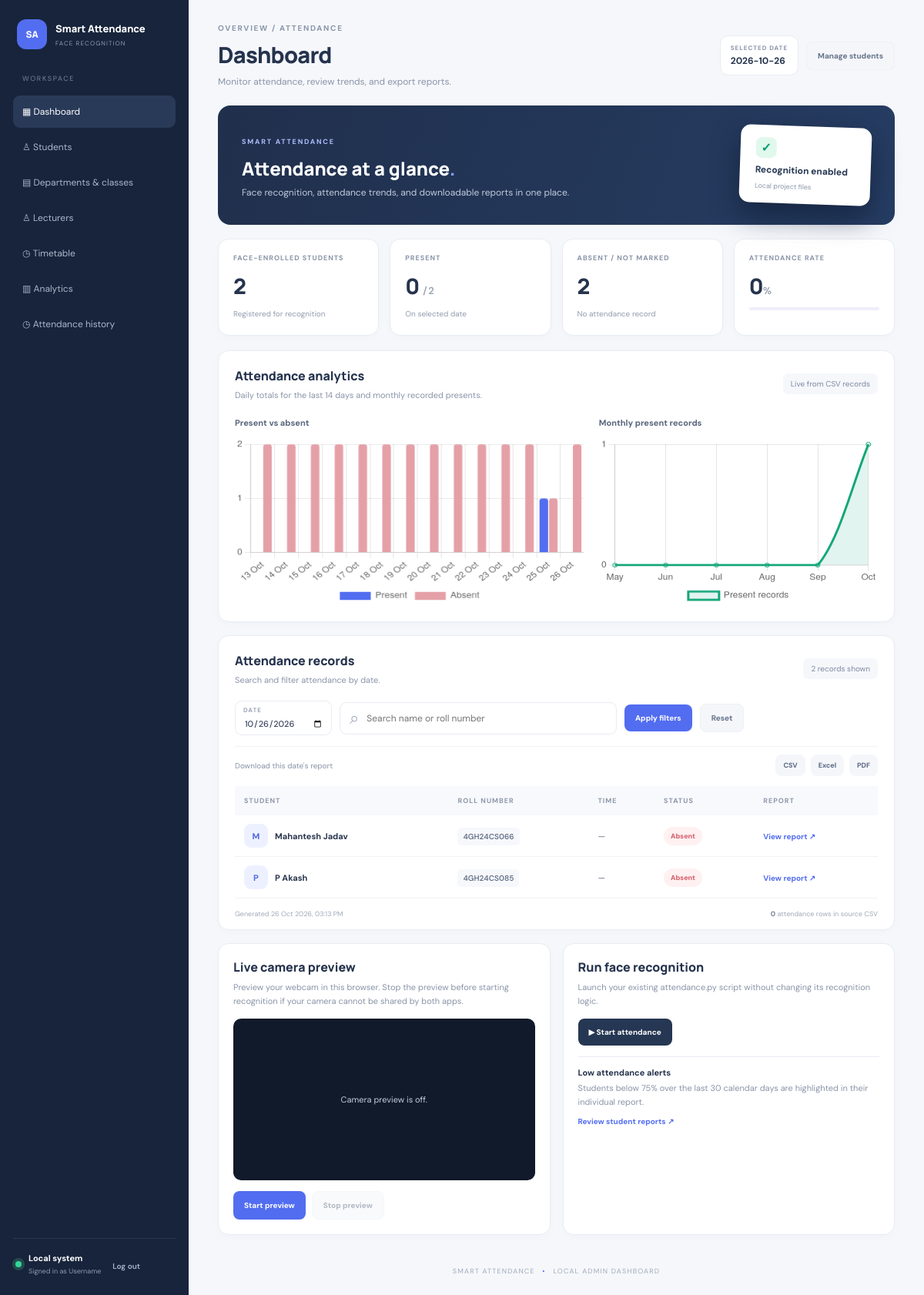
The page / (signed in) on the database its author committed.
### tables this page shows
CREATE TABLE users (
            id INTEGER PRIMARY KEY AUTOINCREMENT, username TEXT NOT NULL UNIQUE,
            password_hash TEXT NOT NULL, role TEXT NOT NULL CHECK(role IN ('hod','lecturer')),
            display_name TEXT NOT NULL, is_active INTEGER NOT NULL DEFAULT 1,
            created_at TEXT NOT NULL);

CREATE TABLE student_overrides (
            roll TEXT PRIMARY KEY, display_name TEXT NOT NULL, updated_at TEXT NOT NULL);

### app.py (the view)
@app.route("/")
@role_required("hod")
def index():
    selected_date = request.args.get("date", date.today().isoformat())
    try:
        datetime.strptime(selected_date, "%Y-%m-%d")
    except ValueError:
        selected_date = date.today().isoformat()
    search = request.args.get("q", "").strip()
    data = dashboard_data(selected_date, search)
    return render_template("dashboard.html", data=data, selected_date=selected_date, search=search,
                           today=date.today().isoformat(), generated_at=datetime.now().strftime("%d %b %Y, %I:%M %p"),
                           admin_user=session.get("username", "hod"), display_name=session.get("display_name", "HOD"))

### app.py (called while the page is built, shortened)
@contextmanager
def db():
    conn = sqlite3.connect(DASHBOARD_DB, timeout=10)
    conn.row_factory = sqlite3.Row
    conn.execute("PRAGMA foreign_keys = ON")
    try:
        yield conn
        conn.commit()
    except Exception:
        conn.rollback()
        raise
    finally:
        conn.close()

def login_required(fn):
    @wraps(fn)
    def wrapped(*args, **kwargs):
        if not session.get("user_id"):
            return redirect(url_for("login", next=request.path))
        with db() as conn:
            user = conn.execute("SELECT id, username, role, display_name, is_active FROM users WHERE id=?",
                                (session["user_id"],)).fetchone()
        if not user or not user["is_active"]:
            session.clear()
            return redirect(url_for("login"))
        return fn(*args, **kwargs)
    return wrapped

def role_required(*roles):
    def decorator(fn):
        @wraps(fn)
        @login_required
        def wrapped(*args, **kwargs):
            if session.get("role") not in roles:
                return render_template("forbidden.html"), 403
            return fn(*args, **kwargs)
        return wrapped
    return decorator

def attendance_file(day_text):
    try:
        datetime.strptime(day_text, "%Y-%m-%d")
    except (TypeError, ValueError):
        day_text = date.today().isoformat()
    return ATTENDANCE_DIR / f"attendance_{day_text}.csv"

def load_attendance(day_text):
    records = {}
    path = attendance_file(day_text)
    try:
        with db() as conn:
            rows = conn.execute("""SELECT r.roll,r.student_name,r.status,r.marked_at
                FROM attendance_records r JOIN attendance_sessions a ON a.id=r.session_id
                WHERE a.session_date=? ORDER BY r.marked_at""", (day_text,)).fetchall()
        for row in rows:
            records[row["roll"]] = {"roll": row["roll"], "name": row["student_name"],
                                    "time": row["marked_at"], "status": row["status"]}
    except sqlite3.Error:
        pass
    return records

### templates/dashboard.html (shortened to what this page needs)
<!doctype html>
<html lang="en"><head><meta charset="utf-8"><meta name="viewport" content="width=device-width,initial-scale=1">
<title>Smart Attendance | Dashboard</title><link rel="stylesheet" href="{{ url_for('static', filename='style.css') }}">
<script src="https://cdn.jsdelivr.net/npm/chart.js"></script></head><body>
<div class="layout"><aside class="sidebar"><div class="brand"><span class="brand-icon">SA</span><div><b>Smart Attendance</b><small>FACE RECOGNITION</small></div></div>
<nav><span class="nav-label">WORKSPACE</span><a class="active" href="{{ url_for('index') }}">▦ Dashboard</a><a href="{{ url_for('students_page') }}">♙ Students</a><a href="{{ url_for('department_management') }}">▤ Departments & classes</a><a href="{{ url_for('lecturers_page') }}">♙ Lecturers</a><a href="{{ url_for('timetable_page') }}">◷ Timetable</a><a href="#analytics">▥ Analytics</a><a href="#attendance-table">◷ Attendance history</a></nav>
<div class="side-bottom"><span class="online"></span><div><b>Local system</b><small>Signed in as {{ admin_user }}</small></div><form method="post" action="{{ url_for('logout') }}"><button class="logout" type="submit">Log out</button></form></div></aside>
<main class="main"><header class="topbar"><div><div class="eyebrow">OVERVIEW / ATTENDANCE</div><h1>Dashboard</h1><p>Monitor attendance, review trends, and export reports.</p></div><div class="top-actions"><div class="date-badge"><small>SELECTED DATE</small><b>{{ selected_date }}</b></div><a class="button ghost" href="{{ url_for('students_page') }}">Manage students</a></div></header>
<section class="hero"><div><span class="tag">SMART ATTENDANCE</span><h2>Attendance at a glance<span>.</span></h2><p>Face recognition, attendance trends, and downloadable reports in one place.</p></div><div class="hero-art"><div class="hero-check">✓</div><b>Recognition enabled</b><small>Local project files</small></div></section>
<section class="stats"><article class="stat"><label>FACE-ENROLLED STUDENTS</label><strong>{{ data.total }}</strong><small>Registered for recognition</small></article><article class="stat"><label>PRESENT</label><strong>{{ data.present }} <em>/ {{ data.total }}</em></strong><small>On selected date</small></article><article class="stat"><label>ABSENT / NOT MARKED</label><strong>{{ data.absent }}</strong><small>No attendance record</small></article><article class="stat"><label>ATTENDANCE RATE</label><strong>{{ data.rate }}<em>%</em></strong><div class="progress"><span style="width:{{ data.rate }}%"></span></div></article></section>
<section class="panel" id="analytics"><div class="panel-head"><div><h3>Attendance analytics</h3><p>Daily totals for the last 14 days and monthly recorded presents.</p></div><span class="pill">Live from CSV records</span></div><div class="charts"><div class="chart-box"><h4>Present vs absent</h4><canvas id="dailyChart"></canvas></div><div class="chart-box"><h4>Monthly present records</h4><canvas id="monthlyChart"></canvas></div></div></section>
<section class="panel" id="attendance-table"><div class="panel-head"><div><h3>Attendance records</h3><p>Search and filter attendance by date.</p></div><span class="pill">{{ data.rows|length }} records shown</span></div>
<form class="toolbar" method="get" action="{{ url_for('index') }}"><label class="field"><small>DATE</small><input type="date" name="date" value="{{ selected_date }}"></label><label class="search"><span>⌕</span><input type="search" name="q" value="{{ search }}" placeholder="Search name or roll number"></label><button class="button primary">Apply filters</button><a class="button ghost" href="{{ url_for('index') }}">Reset</a></form>
<div class="export-row"><span>Download this date's report</span><div><a class="button small" href="{{ url_for('export_csv', date=selected_date, q=search) }}">CSV</a><a class="button small" href="{{ url_for('export_excel', date=selected_date, q=search) }}">Excel</a><a class="button small" href="{{ url_for('export_pdf', date=selected_date, q=search) }}">PDF</a></div></div>
<div class="table-wrap"><table><thead><tr><th>STUDENT</th><th>ROLL NUMBER</th><th>TIME</th><th>STATUS</th><th>REPORT</th></tr></thead><tbody>
{% for row in data.rows %}<tr><td><div class="student"><span class="initial">{{ row.name[:1]|upper }}</span><div><b>{{ row.name }}</b>{% if not row.enrolled %}<small>Pending face enrollment</small>{% endif %}</div></div></td><td><code>{{ row.roll }}</code></td><td>{{ row.time }}</td><td><span class="status {{ 'present' if row.status|lower == 'present' else ('pending' if row.status == 'Pending enrollment' else 'absent') }}">{{ row.status }}</span></td><td><a class="text-link" href="{{ url_for('student_report', roll=row.roll) }}">View report ↗</a></td></tr>
{% else %}<tr><td colspan="5" class="empty">No students match this search.</td></tr>{% endfor %}</tbody></table></div><div class="table-foot"><span>Generated {{ generated_at }}</span><span><b>{{ data.attendance_count }}</b> attendance rows in source CSV</span></div></section>
<section class="bottom-grid"><div class="panel mini"><div><h3>Live camera preview</h3><p>Preview your webcam in this browser. Stop the preview before starting recognition if your camera cannot be shared by both apps.</p></div><div class="camera-area"><video id="cameraPreview" autoplay playsinline muted></video><div id="cameraMessage" class="camera-message">Camera preview is off.</div></div><div class="button-row"><button class="button primary" id="startCamera" type="button">Start preview</button><button class="button ghost" id="stopCamera" type="button" disabled>Stop preview</button></div></div>
<div class="panel mini"><div><h3>Run face recognition</h3><p>Launch your existing attendance.py script without changing its recognition logic.</p></div><form method="post" action="{{ url_for('start_attendance') }}"><input type="hidden" name="date" value="{{ selected_date }}"><button class="button dark">▶ Start attendance</button></form><div class="alert-note"><b>Low attendance alerts</b><p>Students below 75% over the last 30 calendar days are highlighted in their individual report.</p><a class="text-link" href="{{ url_for('students_page') }}">Review student reports ↗</a></div></div></section>
<footer>SMART ATTENDANCE <span>•</span> LOCAL ADMIN DASHBOARD</footer></main></div>
<script>
fetch("{{ url_for('analytics_api') }}").then(r=>r.json()).then(data=>{
 const daily=document.getElementById('dailyChart');
 new Chart(daily,{type:'bar',data:{labels:data.daily.map(x=>x.date),datasets:[{label:'Present',data:data.daily.map(x=>x.present),backgroundColor:'#526df0',borderRadius:4},{label:'Absent',data:data.daily.map(x=>x.absent),backgroundColor:'#e5a0a7',borderRadius:4}]},options:{responsive:true,maintainAspectRatio:false,plugins:{legend:{position:'bottom'}},scales:{y:{beginAtZero:true,ticks:{precision:0}}}}});
 new Chart(document.getElementById('monthlyChart'),{type:'line',data:{labels:data.monthly_labels,datasets:[{label:'Present records',data:data.monthly_present,borderColor:'#13a678',backgroundColor:'rgba(19,166,120,.12)',fill:true,tension:.3,pointRadius:3}]},options:{responsive:true,maintainAspectRatio:false,plugins:{legend:{position:'bottom'}},scales:{y:{beginAtZero:true,ticks:{precision:0}}}}});
}).catch(()=>{document.querySelectorAll('.chart-box').forEach(x=>x.insertAdjacentHTML('beforeend','<p class="muted">Charts could not load. Check internet access for the chart library.</p>'))});
let stream=null;const video=document.getElementById('cameraPreview'),msg=document.getElementById('cameraMessage');
document.getElementById('startCamera').addEventListener('click',async()=>{try{stream=await navigator.mediaDevices.getUserMedia({video:true,audio:false});video.srcObject=stream;video.style.display='block';msg.style.display='none';document.getElementById('stopCamera').disabled=false;document.getElementById('startCamera').disabled=true;}catch(e){msg.style.display='block';msg.textContent='Camera unavailable: allow camera permission and close other apps using it.';}});
document.getElementById('stopCamera').addEventListener('click',()=>{if(stream)stream.getTracks().forEach(t=>t.stop());stream=null;video.srcObject=null;video.style.display='none';msg.style.display='block';msg.textContent='Camera preview is off.';document.getElementById('stopCamera').disabled=true;document.getElementById('startCamera').disabled=false;});
</script></body></html>

### rows shown on the page
users: username "Username"
student_overrides: display_name "M", name "Mahantesh Jadav", roll "4GH24CS066", time "—", status "Absent"
student_overrides: display_name "P", name "P Akash", roll "4GH24CS085", time "—", status "Absent"

### other values the page prints
{{ selected_date }} "2026-10-26"
{{ data.total }} "2"
{{ data.present }} "0"
{{ data.absent }} "2"
{{ data.rate }} "0"
{{ data.rows|length }} "2"
{{ data.attendance_count }} "0"
